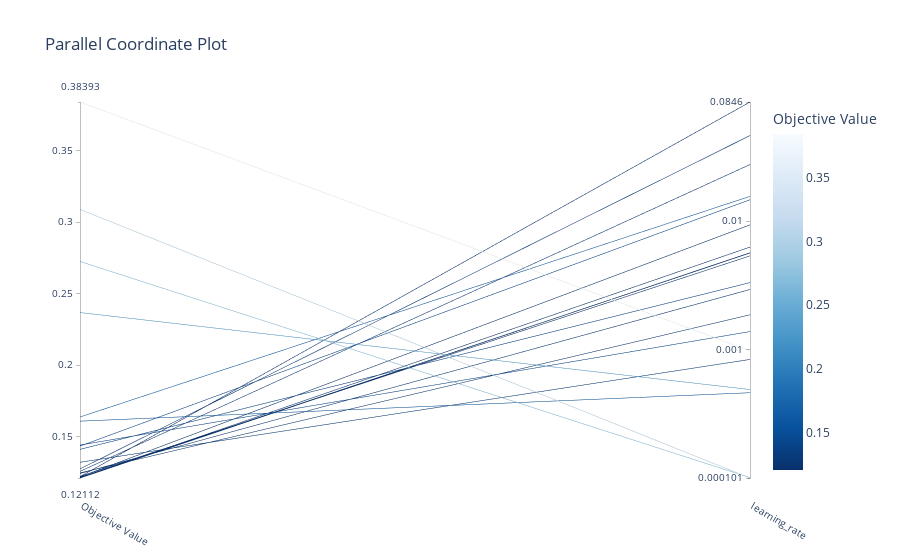

The notebook cell this image was saved under:
### Code cell
from optuna.visualization import plot_parallel_coordinate
plot_parallel_coordinate(study, params=["learning_rate"])

### Figure 1 — Plotly figure (JSON) as saved in the notebook; plotly's stock layout.template omitted (floating-point values rounded to 4 significant figures)
{"data": [{"dimensions": [{"label": "Objective Value", "range": [0.1211, 0.3839], "values": [0.1247, 0.1258, 0.1434, 0.3088, 0.1638, 0.1608, 0.2725, 0.1275, 0.1219, 0.1441, 0.1211, 0.1216, 0.1222, 0.1221, 0.1412, 0.3839, 0.1212, 0.1321, 0.1243, 0.2368]}, {"label": "learning_rate", "range": [-3.997, -1.072], "ticktext": ["0.000101", "0.001", "0.01", "0.0846"], "tickvals": [-3.997, -3, -2, -1.072], "values": [-2.728, -1.559, -1.833, -3.997, -1.806, -3.334, -3.995, -1.333, -2.028, -2.858, -2.245, -2.247, -2.269, -1.072, -2.478, -3.008, -2.201, -3.075, -2.531, -3.309]}], "labelangle": 30, "labelside": "bottom", "line": {"color": [0.1247, 0.1258, 0.1434, 0.3088, 0.1638, 0.1608, 0.2725, 0.1275, 0.1219, 0.1441, 0.1211, 0.1216, 0.1222, 0.1221, 0.1412, 0.3839, 0.1212, 0.1321, 0.1243, 0.2368], "colorbar": {"title": {"text": "Objective Value"}}, "colorscale": [[0, "rgb(247,251,255)"], [0.125, "rgb(222,235,247)"], [0.25, "rgb(198,219,239)"], [0.375, "rgb(158,202,225)"], [0.5, "rgb(107,174,214)"], [0.625, "rgb(66,146,198)"], [0.75, "rgb(33,113,181)"], [0.875, "rgb(8,81,156)"], [1, "rgb(8,48,107)"]], "reversescale": true, "showscale": true}, "type": "parcoords"}], "layout": {"title": {"text": "Parallel Coordinate Plot"}}}
